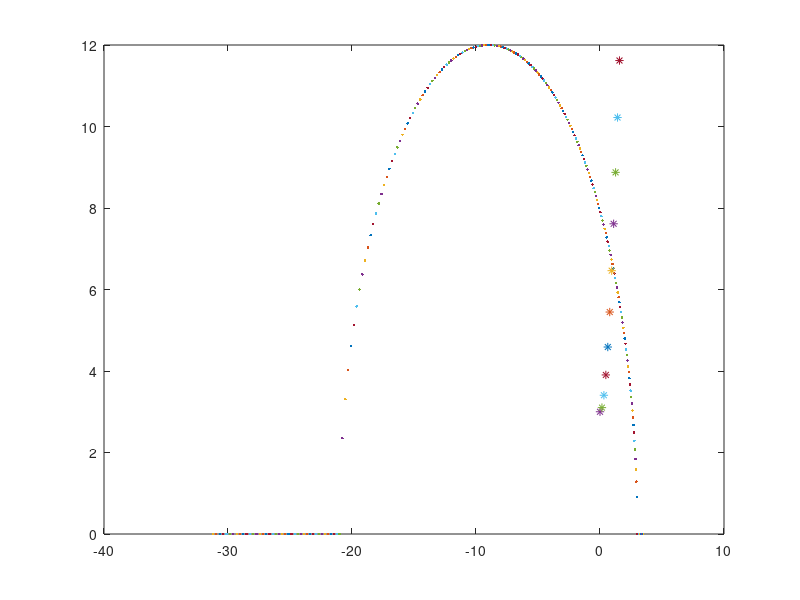

This figure's MATLAB source:
%LOCUS OF THE ARC 
%Intersection of 2 circles with radii (a+b)and (t)
%(x-b)^2+y^2=(a+b)^2;
%(x^2)+y^2=t^2

a = 3;
b = 9;
x=[];
y=[];
for t=1:0.1:25
x = -b/2 + ((a+b)^2-(t^2))/(2*b);
y = sqrt(((2*b+a)^2-t^2)*(t^2-a^2))/(2*b);
plot(x,y,".")
hold on
end

%Dependency of r on Theta 

theta1=linspace(0,pi,pi/20);
r=[];
%Polar Co-ordinates 
for theta=0:pi/20:pi/2
r= sqrt((a+b)^2-(b*sin(theta)^2))-(b*cos(theta));
plot(theta,r,"*");
hold on 
end








